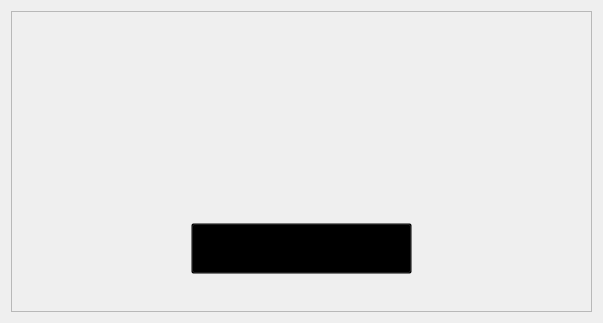
      <widget class="QWidget" name="page_4">
       <layout class="QHBoxLayout" name="horizontalLayout_7">
        <item>
         <widget class="QFrame" name="frame">
          <property name="sizePolicy">
           <sizepolicy hsizetype="Fixed" vsizetype="Fixed">
            <horstretch>0</horstretch>
            <verstretch>0</verstretch>
           </sizepolicy>
          </property>
          <property name="minimumSize">
           <size>
            <width>581</width>
            <height>301</height>
           </size>
          </property>
          <property name="maximumSize">
           <size>
            <width>16777215</width>
            <height>301</height>
           </size>
          </property>
          <property name="styleSheet">
           <string notr="true">background-image: url(:/resurces/img/StartWidget.svg);</string>
          </property>
          <property name="frameShape">
           <enum>QFrame::StyledPanel</enum>
          </property>
          <property name="frameShadow">
           <enum>QFrame::Raised</enum>
          </property>
          <layout class="QVBoxLayout" name="verticalLayout_20">
           <item>
            <spacer name="verticalSpacer_5">
             <property name="orientation">
              <enum>Qt::Vertical</enum>
             </property>
             <property name="sizeType">
              <enum>QSizePolicy::Fixed</enum>
             </property>
             <property name="sizeHint" stdset="0">
              <size>
               <width>20</width>
               <height>36</height>
              </size>
             </property>
            </spacer>
           </item>
           <item>
            <layout class="QHBoxLayout" name="horizontalLayout_5">
             <item>
              <spacer name="horizontalSpacer_2">
               <property name="orientation">
                <enum>Qt::Horizontal</enum>
               </property>
               <property name="sizeHint" stdset="0">
                <size>
                 <width>40</width>
                 <height>20</height>
                </size>
               </property>
              </spacer>
             </item>
             <item>
              <widget class="QLabel" name="label">
               <property name="sizePolicy">
                <sizepolicy hsizetype="Fixed" vsizetype="Fixed">
                 <horstretch>0</horstretch>
                 <verstretch>0</verstretch>
                </sizepolicy>
               </property>
               <property name="minimumSize">
                <size>
                 <width>101</width>
                 <height>101</height>
                </size>
               </property>
               <property name="styleSheet">
                <string notr="true">background: transparent;
image: url(:/resurces/img/imageFrame.png);</string>
               </property>
               <property name="text">
                <string/>
               </property>
              </widget>
             </item>
             <item>
              <spacer name="horizontalSpacer_3">
               <property name="orientation">
                <enum>Qt::Horizontal</enum>
               </property>
               <property name="sizeHint" stdset="0">
                <size>
                 <width>40</width>
                 <height>20</height>
                </size>
               </property>
              </spacer>
             </item>
            </layout>
           </item>
           <item>
            <spacer name="verticalSpacer_6">
             <property name="orientation">
              <enum>Qt::Vertical</enum>
             </property>
             <property name="sizeHint" stdset="0">
              <size>
               <width>20</width>
               <height>30</height>
              </size>
             </property>
            </spacer>
           </item>
           <item>
            <layout class="QHBoxLayout" name="horizontalLayout_6">
             <item>
              <spacer name="horizontalSpacer_4">
               <property name="orientation">
                <enum>Qt::Horizontal</enum>
               </property>
               <property name="sizeHint" stdset="0">
                <size>
                 <width>40</width>
                 <height>20</height>
                </size>
               </property>
              </spacer>
             </item>
             <item>
              <widget class="QPushButton" name="startTypingButton">
               <property name="sizePolicy">
                <sizepolicy hsizetype="Fixed" vsizetype="Fixed">
                 <horstretch>0</horstretch>
                 <verstretch>0</verstretch>
                </sizepolicy>
               </property>
               <property name="minimumSize">
                <size>
                 <width>221</width>
                 <height>51</height>
                </size>
               </property>
               <property name="styleSheet">
                <string notr="true">background: transparent;
image: url(:/resurces/img/battonStartFrame.svg);</string>
               </property>
               <property name="text">
                <string/>
               </property>
              </widget>
             </item>
             <item>
              <spacer name="horizontalSpacer_5">
               <property name="orientation">
                <enum>Qt::Horizontal</enum>
               </property>
               <property name="sizeHint" stdset="0">
                <size>
                 <width>40</width>
                 <height>20</height>
                </size>
               </property>
              </spacer>
             </item>
            </layout>
           </item>
           <item>
            <spacer name="verticalSpacer_3">
             <property name="orientation">
              <enum>Qt::Vertical</enum>
             </property>
             <property name="sizeType">
              <enum>QSizePolicy::Fixed</enum>
             </property>
             <property name="sizeHint" stdset="0">
              <size>
               <width>20</width>
               <height>28</height>
              </size>
             </property>
            </spacer>
           </item>
          </layout>
         </widget>
        </item>
       </layout>
      </widget>
